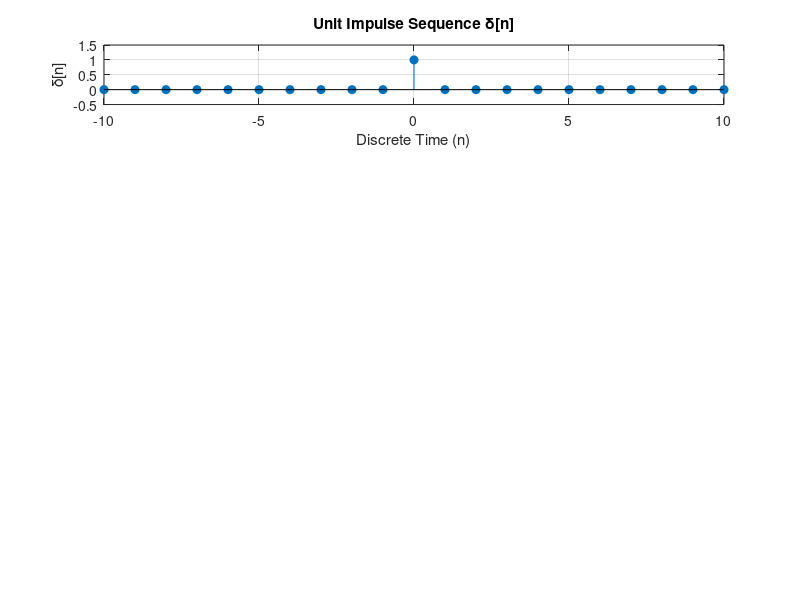

Source code (MATLAB):
%23BIT064
clear;
clc;

% Create a new figure
figure;

n_impulse = -10:10; 

% Unit Impulse Sequence
delta = (n_impulse == 0); 

% Subplot for Unit Impulse Sequence
subplot(5, 1, 1); % 5 rows, 1 column, first plot
stem(n_impulse, delta, 'filled');
xlabel('Discrete Time (n)');
ylabel('\delta[n]');
title('Unit Impulse Sequence \delta[n]');
grid on;
axis([-10 10 -0.5 1.5]);  % Xmax Xmin Ymin Ymin

